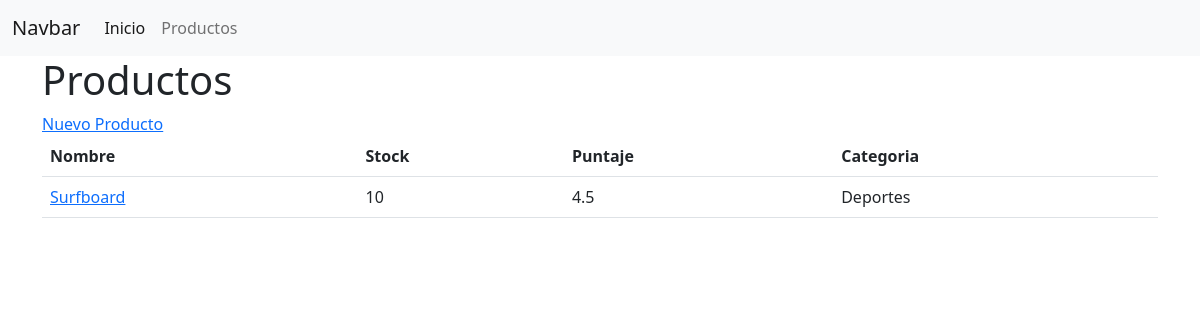
The app's page /productos/, older data.
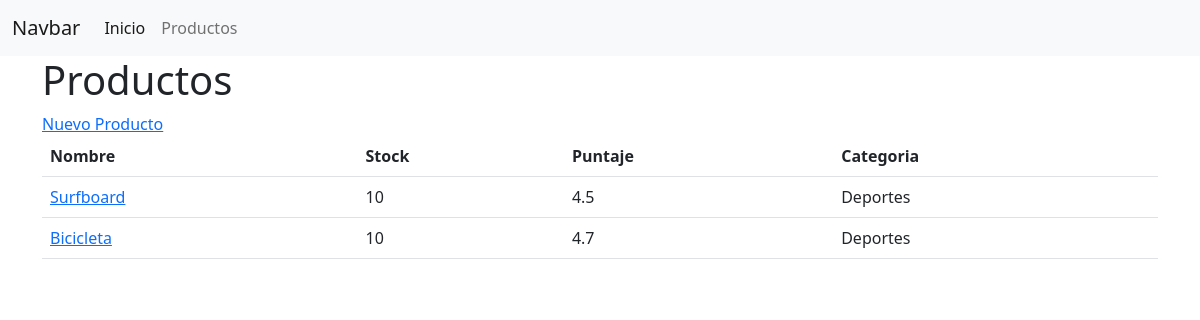
The same page, newer data.
### productos/models.py (models this page shows, shortened)
class Producto(models.Model):
    nombre = models.CharField(max_length=255)
    stock = models.IntegerField()
    puntaje = models.FloatField()
    categoria = models.ForeignKey(Categoria, on_delete=models.CASCADE)
    creado_en = models.DateTimeField(default=timezone.now)

class Categoria(models.Model):
    nombre = models.CharField(max_length=255)
    def __str__(self):
        return self.nombre

### productos/views.py (the view)
# urls.py: path("", views.index, name="index"),
def index(request):
    productos = Producto.objects.all()
    return render(request, 'index.html', context={'productos': productos})

### productos/templates/index.html
{% extends "base.html" %}
{% block content %}
<h1>Productos</h1>
<a href="{% url 'productos:formulario'%}">Nuevo Producto</a>
<table class="table">
  <thead>
    <tr>
      <th>Nombre</th>
      <th>Stock</th>
      <th>Puntaje</th>
      <th>Categoria</th>
    </tr>
  </thead>
  <tbody>
    {% for producto in productos %}
    <tr>
      <td>
        <a href="{% url 'productos:detalle' producto.id %}">
          {{producto.nombre}}
        </a>
      </td>
      <td>{{producto.stock}}</td>
      <td>{{producto.puntaje}}</td>
      <td>{{producto.categoria}}</td>
    </tr>
    {% endfor %}
  </tbody>
</table>
{%endblock%}

### templates/base.html (shortened to what this page needs)
<!DOCTYPE html>
<html lang="en">
<head>
  <link href="https://cdn.jsdelivr.net/npm/bootstrap@5.2.3/dist/css/bootstrap.min.css" rel="stylesheet"
>
</head>
<body>
  <nav class="navbar navbar-expand-lg bg-light">
    <div class="container-fluid">
      <a class="navbar-brand" href="#">Navbar</a>
      <div class="collapse navbar-collapse" id="navbarNavAltMarkup">
        <div class="navbar-nav">
          <a class="nav-link active" aria-current="page" href="{% url 'inicio' %}">Inicio</a>
          <a class="nav-link" href="{% url 'productos:index' %}">Productos</a>
        </div>
      </div>
    </div>
  </nav>
  <div class="container">
    {% block content %}
    {% endblock %}
  </div>
</body>
</html>

Row changes from the older to the newer data that the page shows:
added Producto: nombre "Bicicleta", stock "10", puntaje "4.7", categoria "Deportes"
